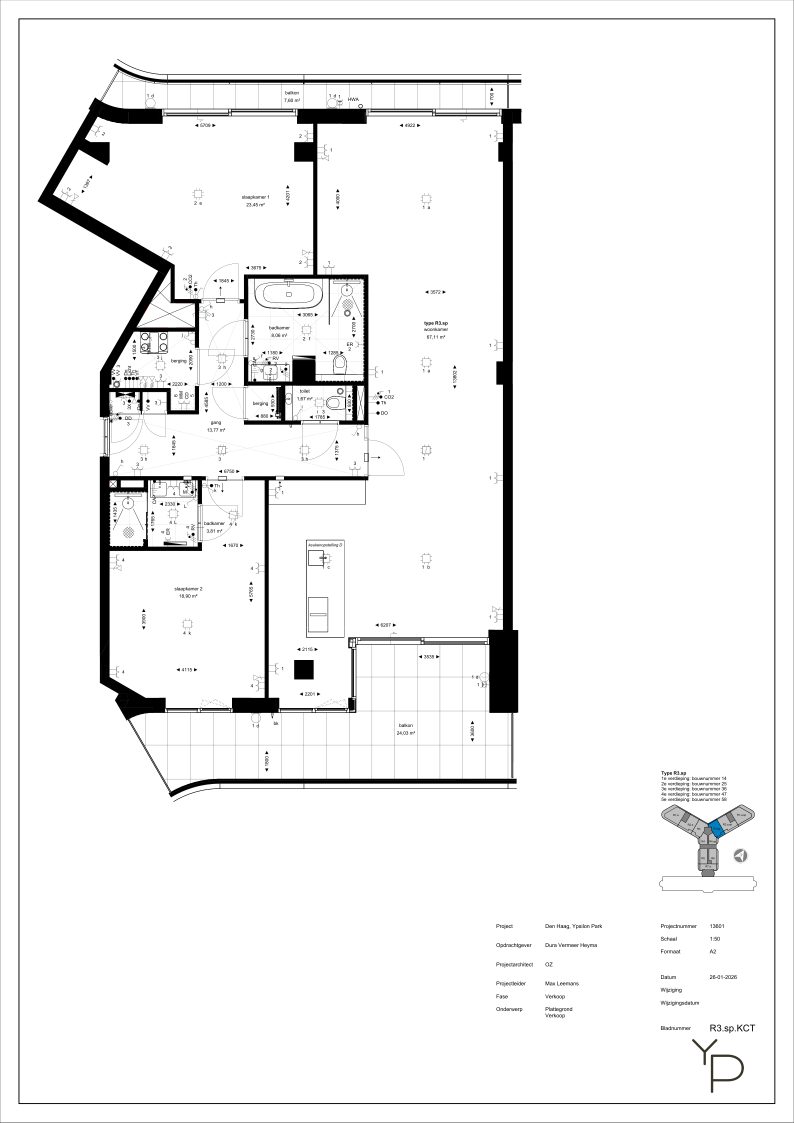
#> input picture floorplan/floorplan-pdf.png, 2382 x 3368 px (shown at 1/3 size)
$ python furniture_plan.py
#> lines starting #> are read from the running program, lines starting #| are printed output that depends on the picture
"""Top view of the furniture layout on the PDF floor plan, every piece
outlined and labelled with its id from v2/data/furniture.json, so a layout
change can be pointed at ("move `sofa` 50 cm north").

    python v2/blender/furniture_plan.py      # -> v2/docs/furniture-plan.png

Needs Pillow only (no Blender).
"""
import json
import math
from pathlib import Path

from PIL import Image, ImageDraw, ImageFont

from check_furniture import KITCHEN_BOXES, as_footprint, expand

ROOT = Path(__file__).resolve().parents[2]
PX, X0, Z0 = 113.4, 306, 347            # floorplan-pdf.png: col = X0 + PX x, row = Z0 + PX z
CROP = (40, 150, 1600, 2420)
# the kitchen is one item ("kitchen_d"); draw its blocks (as export_collision.py)
KITCHEN = [(name.replace("_", ": ", 1), x, z, w, d) for name, x, z, w, d in KITCHEN_BOXES]


def px(x, z):
    return X0 + PX * x - CROP[0], Z0 + PX * z - CROP[1]


def main():
    img = Image.open(ROOT / "floorplan" / "floorplan-pdf.png").convert("RGB").crop(CROP)
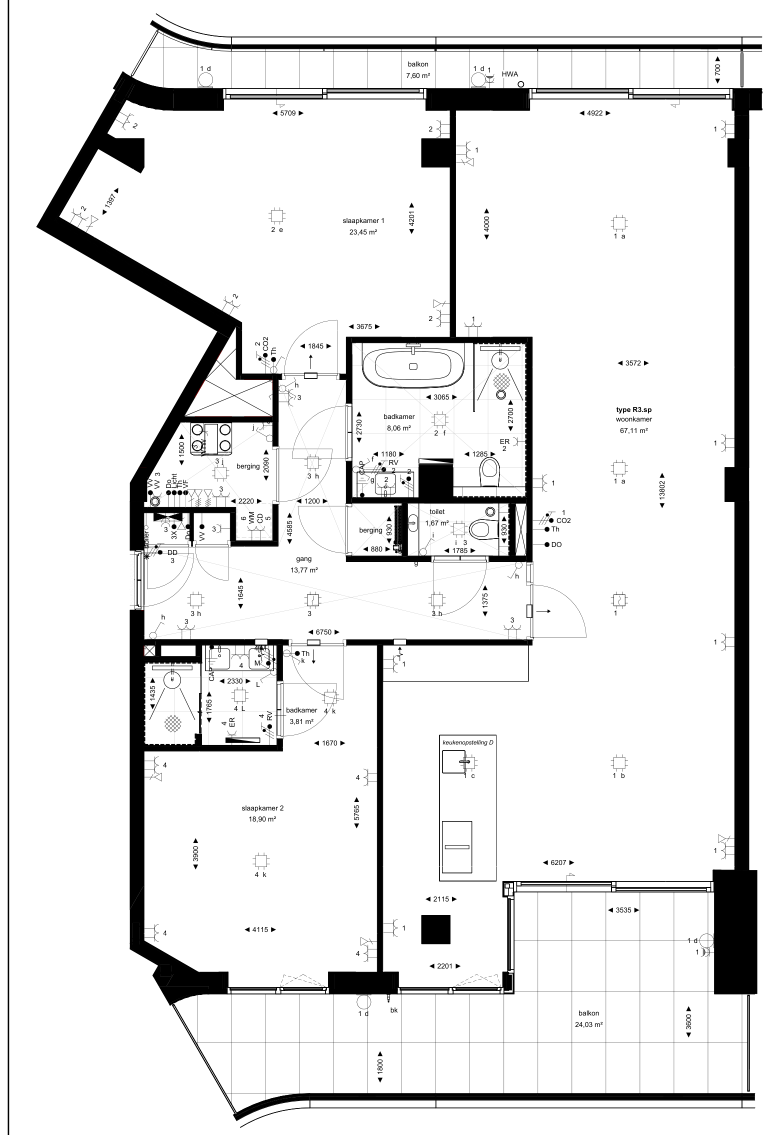
#> img: PIL image 1560x2270 RGB (shown at 1/2 size); mean R, G, B 229.7, 229.7, 229.7
    img = Image.blend(img, Image.new("RGB", img.size, "white"), 0.45)
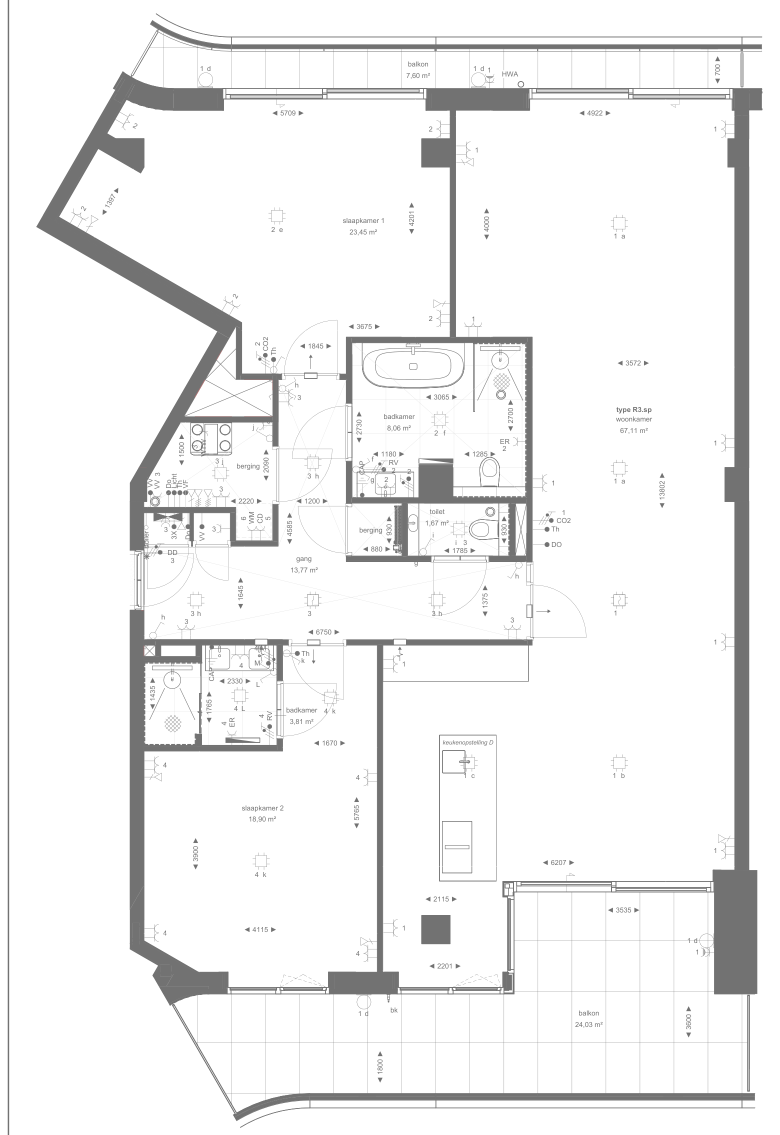
#> img: PIL image 1560x2270 RGB (shown at 1/2 size); mean R, G, B 241, 241, 241
    draw = ImageDraw.Draw(img, "RGBA")
    try:
        font = ImageFont.truetype("DejaVuSans.ttf", 15)
    except OSError:
        font = ImageFont.load_default()
#> (the run stopped early here; a loop or call above may not have finished)

$ run again, with floorplan/overlay.png copied over floorplan/floorplan-pdf.png
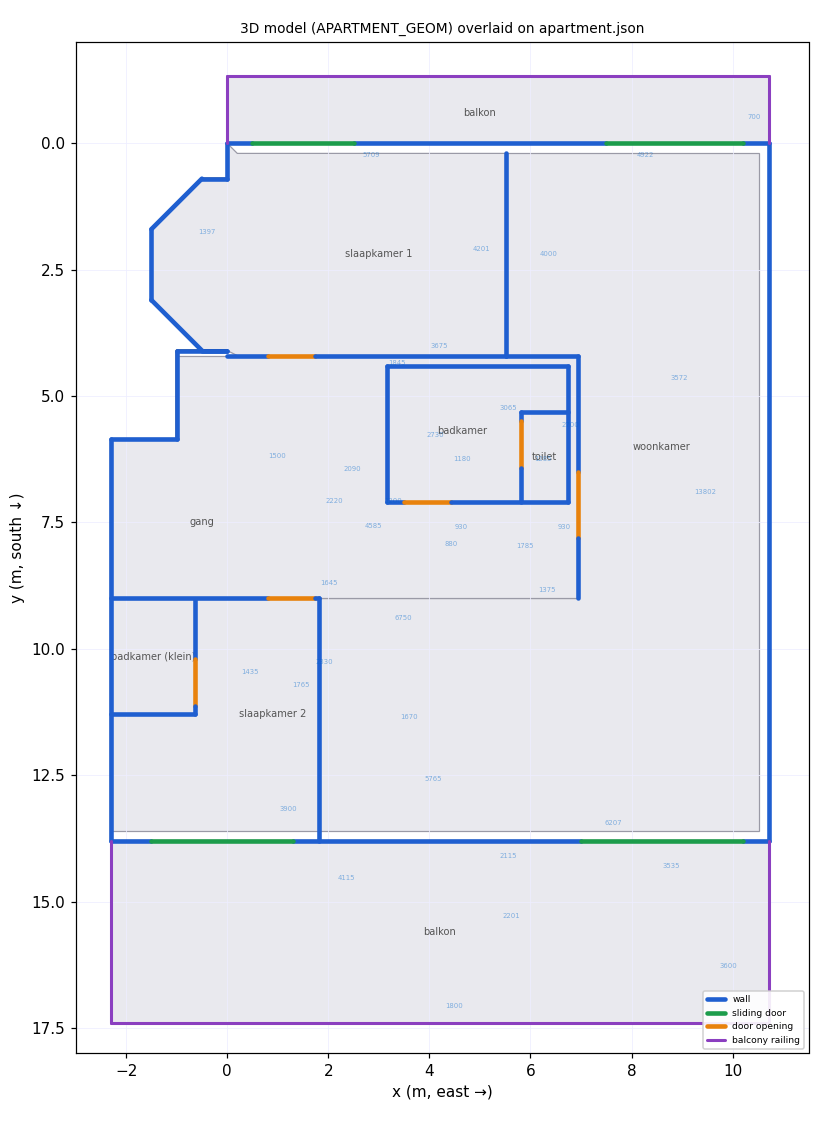
#> input picture floorplan/overlay.png, 825 x 1122 px
#> in main, `img = Image.open(ROOT / "floorplan" / "floorplan-pdf.png").convert("RG..`:
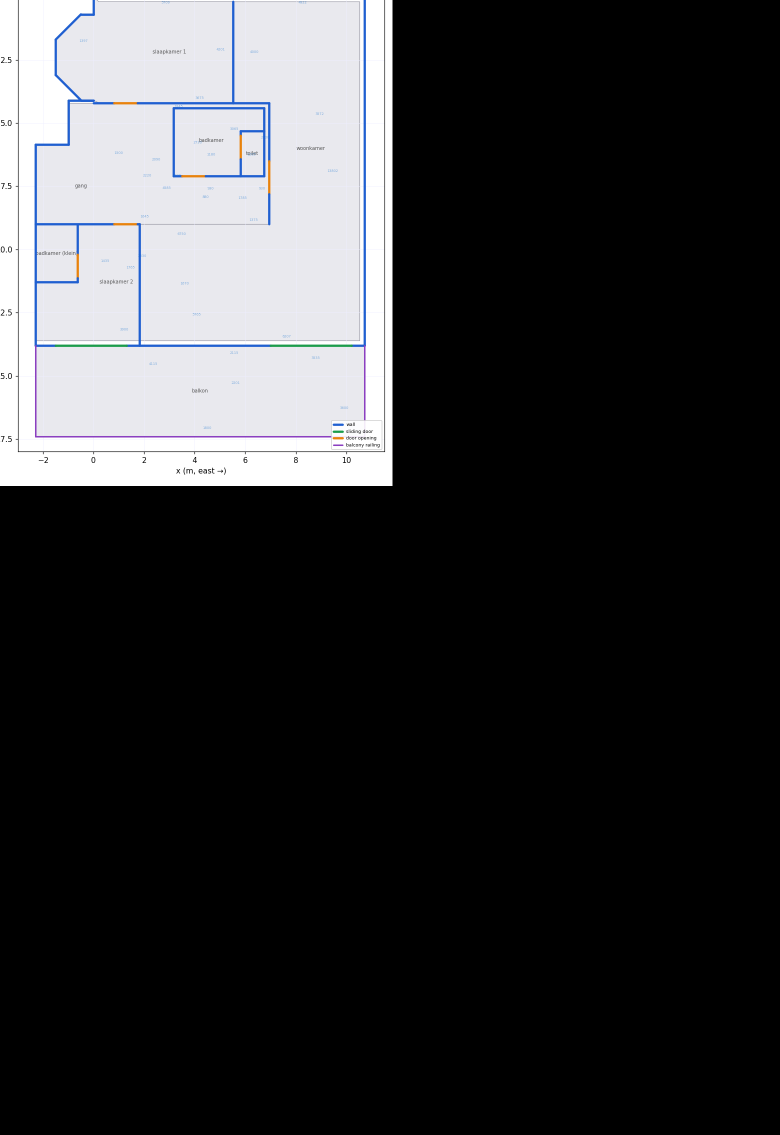
#> img: PIL image 1560x2270 RGB (shown at 1/2 size); mean R, G, B 49.9, 50.2, 51.6
#> in main, `img = Image.blend(img, Image.new("RGB", img.size, "white"), 0.45)`:
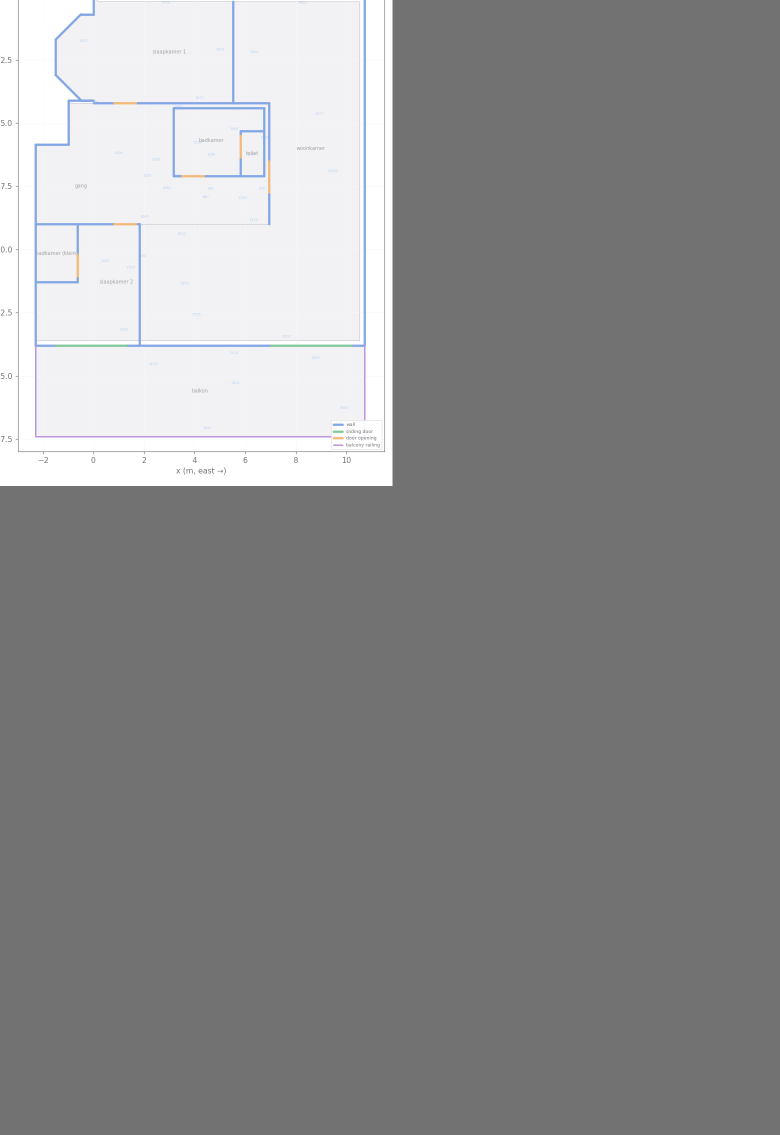
#> img: PIL image 1560x2270 RGB (shown at 1/2 size); mean R, G, B 141.5, 141.6, 142.4

$ run again, with floorplan/pdf-overlay.png copied over floorplan/floorplan-pdf.png
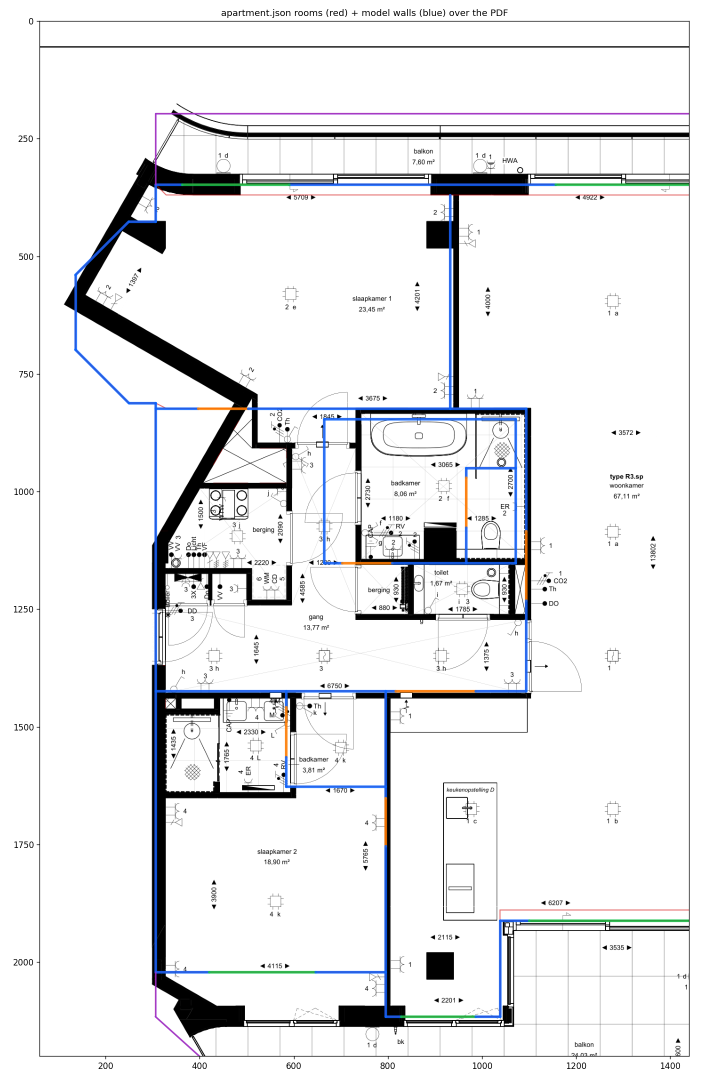
#> input picture floorplan/pdf-overlay.png, 1440 x 2160 px (shown at 1/2 size)
#> in main, `img = Image.open(ROOT / "floorplan" / "floorplan-pdf.png").convert("RG..`:
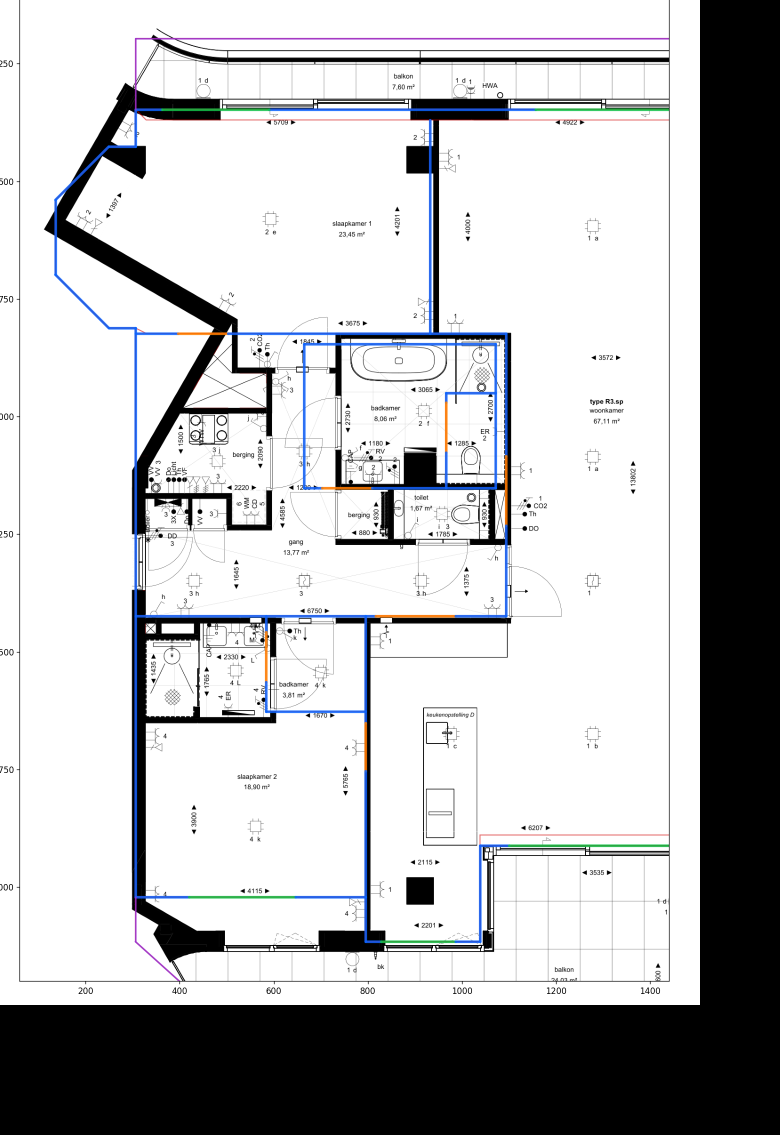
#> img: PIL image 1560x2270 RGB (shown at 1/2 size); mean R, G, B 184.5, 185.1, 186.4
#> in main, `img = Image.blend(img, Image.new("RGB", img.size, "white"), 0.45)`:
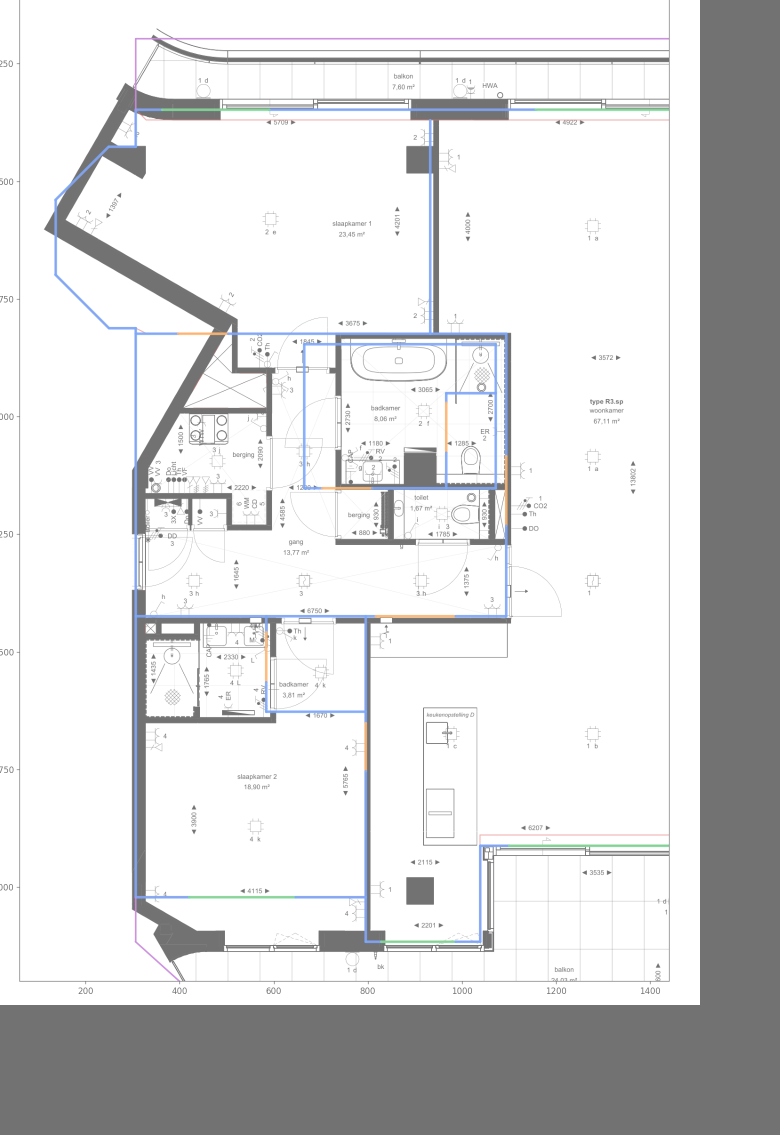
#> img: PIL image 1560x2270 RGB (shown at 1/2 size); mean R, G, B 216, 216.3, 217.1

$ run again, with floorplan/south-issues.png copied over floorplan/floorplan-pdf.png
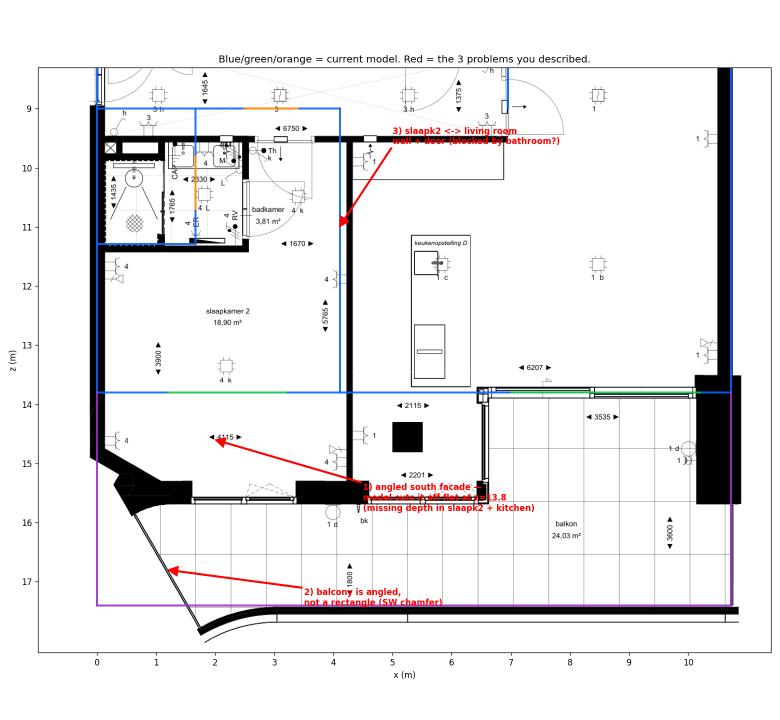
#> input picture floorplan/south-issues.png, 1560 x 1440 px (shown at 1/2 size)
#> in main, `img = Image.open(ROOT / "floorplan" / "floorplan-pdf.png").convert("RG..`:
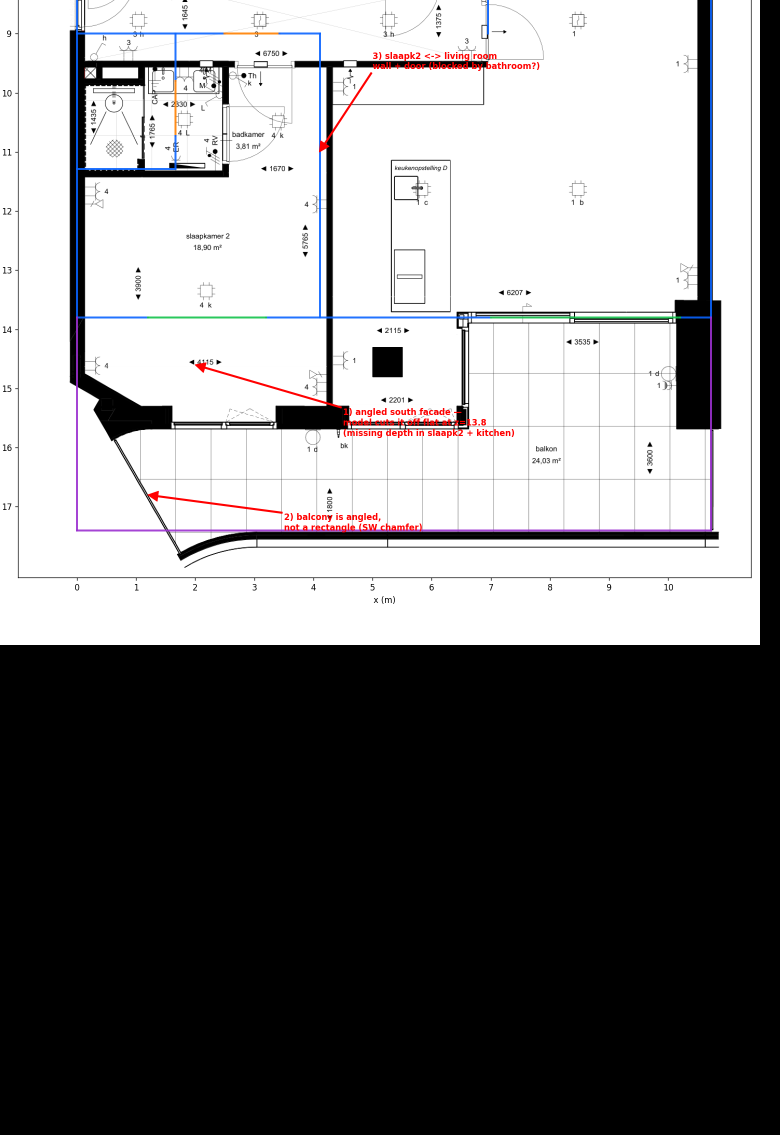
#> img: PIL image 1560x2270 RGB (shown at 1/2 size); mean R, G, B 128.7, 127.8, 128.6
#> in main, `img = Image.blend(img, Image.new("RGB", img.size, "white"), 0.45)`:
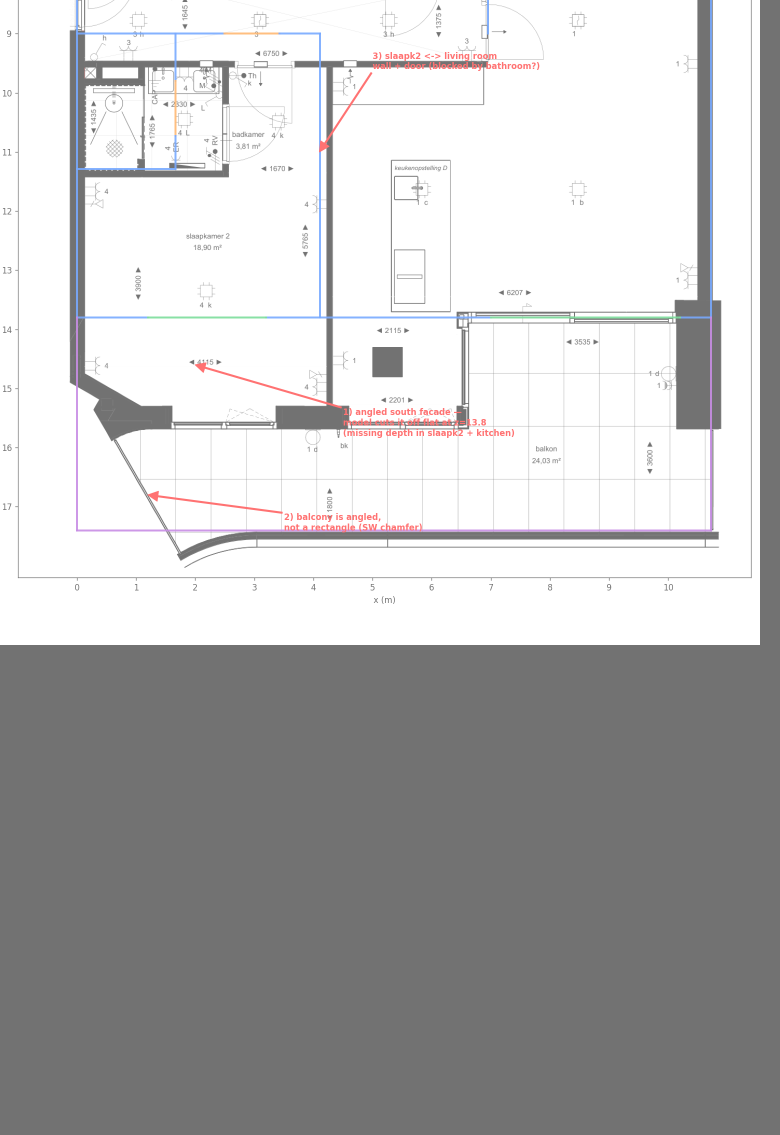
#> img: PIL image 1560x2270 RGB (shown at 1/2 size); mean R, G, B 185.1, 184.7, 185.1
